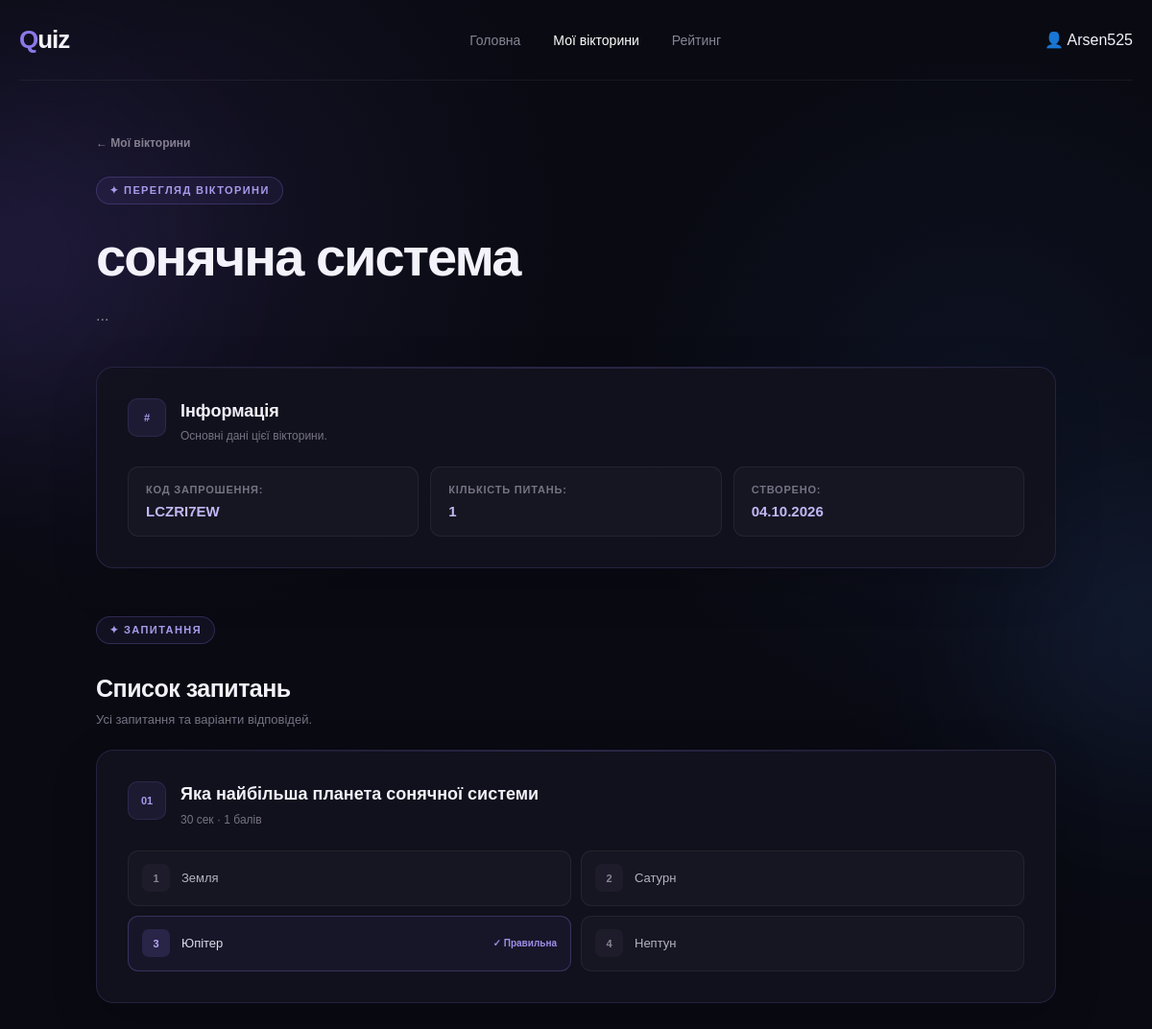
The page /quiz/2/ (signed in) on the database as committed earlier.
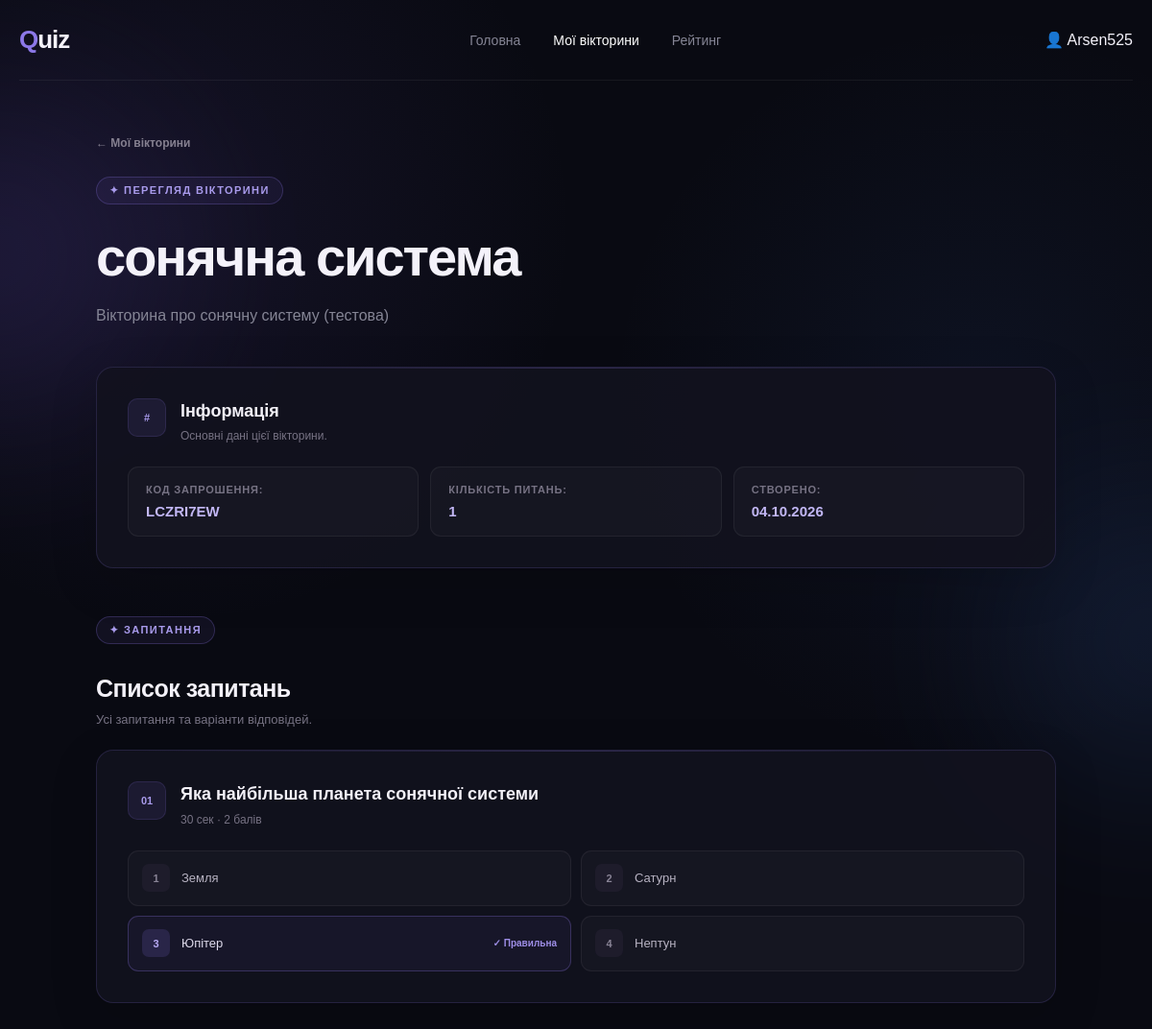
The same page on the database as committed later.
### quiz/models.py (models this page shows, shortened)
class Quiz(models.Model):
    title = models.CharField(max_length=200)
    description = models.TextField(blank=True)
    author = models.ForeignKey(
        User,
        on_delete=models.CASCADE,
        related_name='quizzes'
    )
    invitation_code = models.CharField(max_length=20, unique=True)
    created_at = models.DateTimeField(auto_now_add=True)

class Question(models.Model):
    QUESTION_TYPES = [
        ('text', 'Текст'),
        ('image', 'Зображення'),
        ('video', 'Відео'),
    ]
    quiz = models.ForeignKey(
        Quiz,
        on_delete=models.CASCADE,
        related_name='questions'
    )
    text = models.TextField()
    question_type = models.CharField(
        max_length=10,
        choices=QUESTION_TYPES,
        default='text'
    )
    image = models.ImageField(
        upload_to='questions/images/',
        blank=True,
        null=True
    )
    video = models.URLField(
        blank=True,
        null=True
    )
    time_limit = models.PositiveIntegerField(
        default=30
    )
    score = models.PositiveIntegerField(
        default=1
    )
    order = models.PositiveIntegerField(
        default=0
    )

class Answer(models.Model):
    question = models.ForeignKey(
        Question,
        on_delete=models.CASCADE,
        related_name='answers'
    )
    text = models.CharField(max_length=300)
    is_correct = models.BooleanField(default=False)

### quiz/views.py (the view)
# urls.py: path('quiz/<int:quiz_id>/', quiz_detail, name='quiz_detail'),
@login_required(login_url='login')
def quiz_detail(request, quiz_id):
    quiz = Quiz.objects.get(
        id=quiz_id,
        author=request.user
    )
    return render(request, 'quiz_detail.html', {
        'quiz': quiz
    })

### templates/quiz_detail.html (shortened to what this page needs)
{% extends 'base.html' %}
{% block content %}
<header class="navbar">
    <a href="{% url 'quiz_list' %}" class="logo">
        <span>Q</span>uiz
    </a>
    <nav>
        <a href="{% url 'quiz_list' %}">Головна</a>
        <a href="{% url 'my_quizzes' %}" class="active">
            Мої вікторини
        </a>
        <a href="#">Рейтинг</a>
    </nav>
    <span class="nav-username">
        👤 {{ user.username }}
    </span>
</header>
<main class="editor-page">
    <div class="editor-heading">
        <a href="{% url 'my_quizzes' %}" class="create-back">
            ← Мої вікторини
        </a>
        <div class="badge">
            ✦ ПЕРЕГЛЯД ВІКТОРИНИ
        </div>
        <h1>
            {{ quiz.title }}
        </h1>
        <p>
            {{ quiz.description|default:"Без опису" }}
        </p>
    </div>
    <section class="editor-card">
        <div class="editor-card-title">
            <span class="editor-number">
                #
            </span>
            <div>
                <h2>Інформація</h2>
                <p>Основні дані цієї вікторини.</p>
            </div>
        </div>
        <div class="quiz-detail-info">
            <p>
                Код запрошення:
                <strong>{{ quiz.invitation_code }}</strong>
            </p>
            <p>
                Кількість питань:
                <strong>{{ quiz.questions.count }}</strong>
            </p>
            <p>
                Створено:
                <strong>{{ quiz.created_at|date:"d.m.Y" }}</strong>
            </p>
        </div>
    </section>
    <div class="editor-section-heading">
        <div>
            <div class="badge">✦ ЗАПИТАННЯ</div>
            <h2>Список запитань</h2>
            <p>
                Усі запитання та варіанти відповідей.
            </p>
        </div>
    </div>
    {% for question in quiz.questions.all %}
        <section class="editor-card">
            <div class="editor-card-title">
                <span class="editor-number">
                    {{ forloop.counter|stringformat:"02d" }}
                </span>
                <div>
                    <h2>{{ question.text }}</h2>
                    <p>
                        {{ question.time_limit }} сек ·
                        {{ question.score }} балів
                    </p>
                </div>
            </div>
            <div class="quiz-detail-answers">
                {% for answer in question.answers.all %}
                    <div class="quiz-detail-answer {% if answer.is_correct %}correct{% endif %}">
                        <span>
                            {{ forloop.counter }}
                        </span>
                        <p>
                            {{ answer.text }}
                        </p>
                        {% if answer.is_correct %}
                            <strong>✓ Правильна</strong>
                        {% endif %}
                    </div>
                {% endfor %}
            </div>
        </section>
    {% endfor %}
</main>
{% endblock %}

### templates/base.html (shortened to what this page needs)
<!DOCTYPE html>
<html lang="uk">
<head>
    {% load static %}
    <link rel="stylesheet" href="{% static 'style.css' %}">
</head>
<body>
    {% block content %}
    {% endblock %}
</body>
</html>

Rows that differ between the two databases and show on the page:
changed Quiz "сонячна система": description "..." → "Вікторина про сонячну систему (тестова)"
changed Question "Яка найбільша планета сонячної системи": score "1" → "2"
